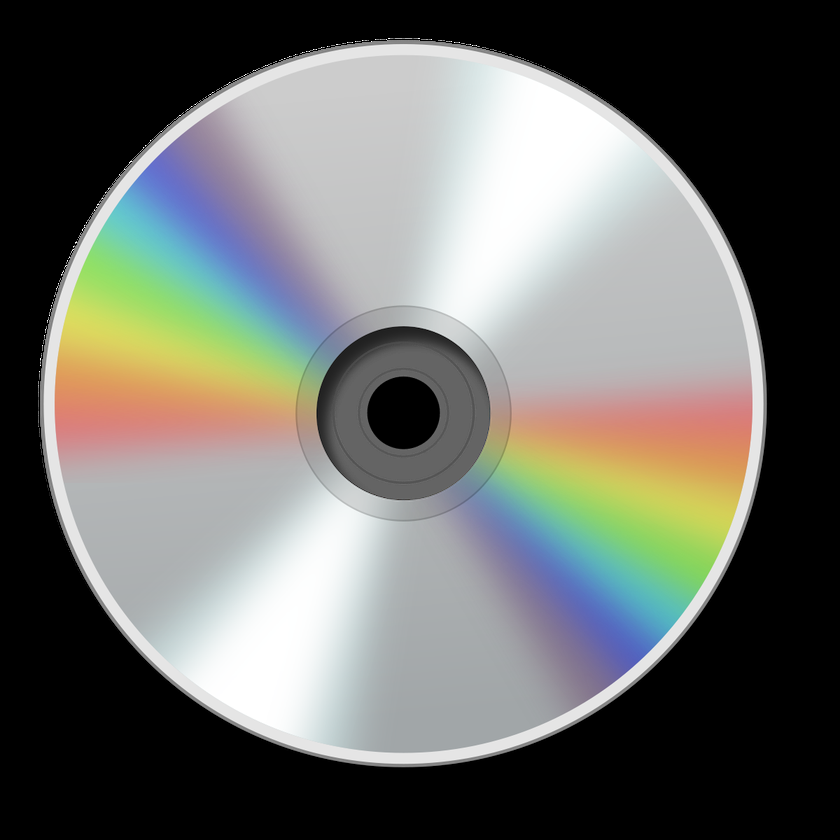
#> input picture image.png, 840 x 840 px, shrunk from 1200 x 1200 before the run
$ python circle_detect.py
#> lines starting #> are read from the running program, lines starting #| are printed output that depends on the picture; after the words box and inside, x2 and y2 are one past the last pixel; in counts of white or black regions, pixels touching at a corner belong together
import sys
import cv2 as cv
import numpy as np


def main(argv):
    ## [load]
    default_file = 'image.png'
    filename = argv[0] if len(argv) > 0 else default_file

    # Loads an image
    src = cv.imread(cv.samples.findFile(filename), cv.IMREAD_COLOR)
#> src is the input picture: shape (840, 840, 3); mean B, G, R 103.6, 108, 106.2

    # Check if image is loaded fine
    if src is None:
        print ('Error opening image!')
        print ('Usage: hough_circle.py [image_name -- default ' + default_file + '] \n')
        return -1
    ## [load]

    ## [convert_to_gray]
    # Convert it to gray
    gray = cv.cvtColor(src, cv.COLOR_BGR2GRAY)
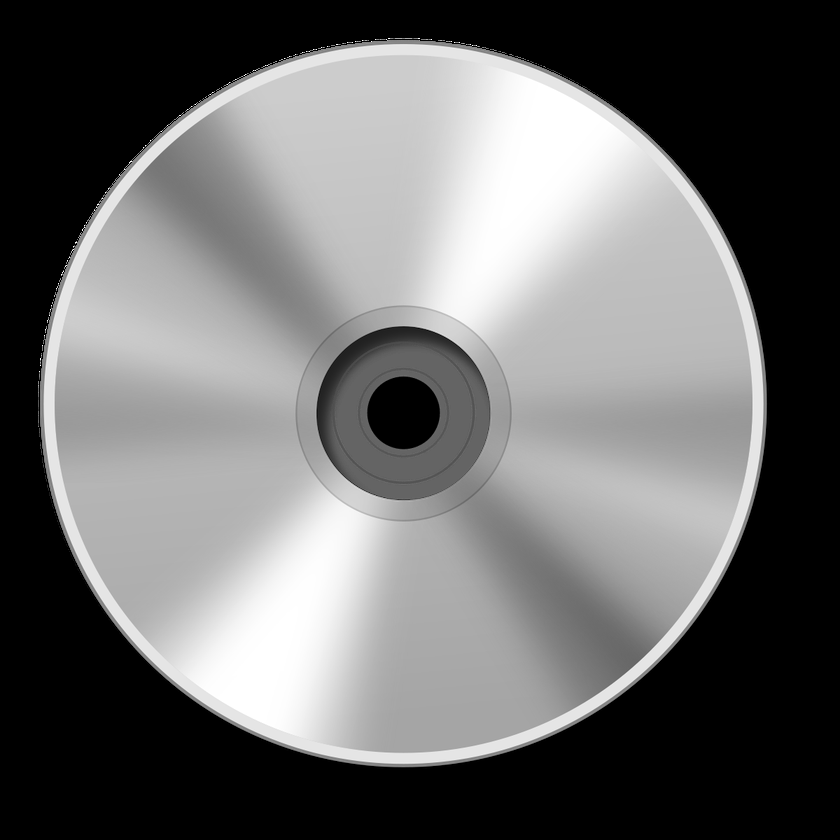
#> gray: shape (840, 840); min 0, max 255, mean 107
    ## [convert_to_gray]

    ## [reduce_noise]
    # Reduce the noise to avoid false circle detection
    gray = cv.medianBlur(gray, 5)
    ## [reduce_noise]

    ## [houghcircles]
    rows = gray.shape[0]
#> rows = 840
    circles = cv.HoughCircles(gray, cv.HOUGH_GRADIENT, 1, rows / 8,
                               param1=50, param2=10,
                               minRadius=30, maxRadius=50)
#> circles = [[403.5, 412.5, 35.7], [654.5, 591.5, 49.4], [614.5, 167.5, 47.1], [231.5, 668.5, 48.3], [133.5, 239.5, 49.4], [218.5, 143.5, 46], [128.5, 562.5, 46.1], [719.5, 446.5, 44.9], [687.5, 259.5, 44.7]]
    ## [houghcircles]

    ## [draw]
    if circles is not None:
        circles = np.uint16(np.around(circles))
#> circles = [[404, 412, 36], [654, 592, 49], [614, 168, 47], [232, 668, 48], [134, 240, 49], [218, 144, 46], [128, 562, 46], [720, 446, 45], [688, 260, 45]]
        for i in circles[0, :]:
            center = (i[0], i[1])
            # circle center
            cv.circle(src, center, 1, (0, 100, 100), 3)
            # circle outline
            radius = i[2]
            cv.circle(src, center, radius, (255, 0, 255), 3)
#> this loop made 9 passes
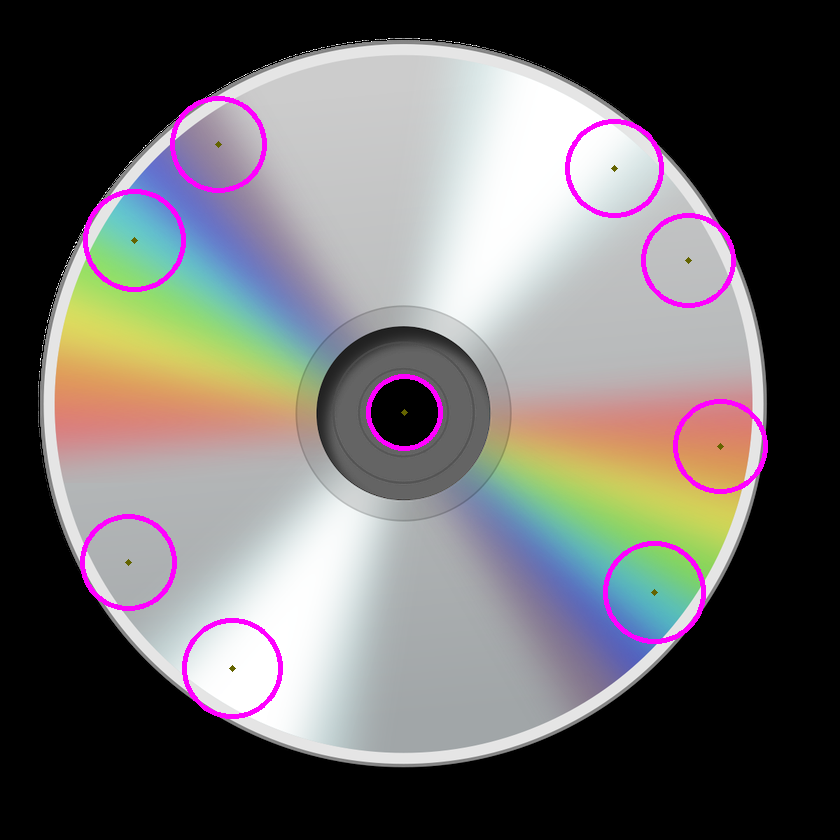
#> src: shape (840, 840, 3); 1.85% of pixels changed, all inside (x1, y1, x2, y2) = (80, 96, 768, 719)
    ## [draw]

    ## [display]
    cv.imshow("detected circles", src)
    cv.waitKey(0)
    ## [display]

    return 0


if __name__ == "__main__":
    main(sys.argv[1:])
